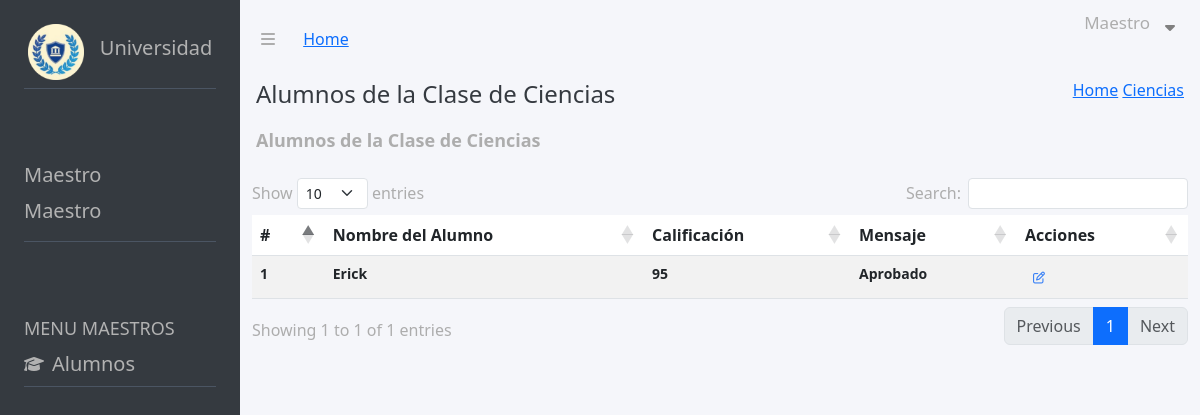
/views_Maestro/read_Alumnos.php, run on the app's committed database.
### tables this page shows
CREATE TABLE IF NOT EXISTS `usuarios_datos` (
  `id_ud` int NOT NULL AUTO_INCREMENT,
  `DNI` varchar(20) DEFAULT NULL,
  `Nombre` varchar(100) DEFAULT NULL,
  `Apellido` varchar(100) DEFAULT NULL,
  `Correo` varchar(150) DEFAULT NULL,
  `Contra` varchar(250) DEFAULT NULL,
  `Direccion` varchar(200) DEFAULT NULL,
  `Fecha_Nacimiento` date DEFAULT NULL,
  `Estado` varchar(20) DEFAULT NULL,
  `rol_id` int DEFAULT NULL,
  `materia_id` int DEFAULT NULL,
  PRIMARY KEY (`id_ud`),
  KEY `rol_id` (`rol_id`),
  KEY `fk_materia` (`materia_id`)
);

CREATE TABLE IF NOT EXISTS `maestro_materia` (
  `id_mm` int NOT NULL AUTO_INCREMENT,
  `maestro_id` int DEFAULT NULL,
  `materia_id` int DEFAULT NULL,
  `calificacion` varchar(100) DEFAULT NULL,
  `mensaje` varchar(200) DEFAULT NULL,
  PRIMARY KEY (`id_mm`),
  KEY `maestro_id` (`maestro_id`),
  KEY `materia_id` (`materia_id`)
);

### views_Maestro/read_Alumnos.php (the view, shortened to what this page needs)
<!DOCTYPE html>
<html lang="es">
<head>
    <link rel="stylesheet" href="https://cdnjs.cloudflare.com/ajax/libs/font-awesome/6.4.0/css/all.min.css" />
    <link href="/dist/output.css" rel="stylesheet">
    <link rel="stylesheet" href="https://cdnjs.cloudflare.com/ajax/libs/twitter-bootstrap/5.3.0/css/bootstrap.min.css">
    <link rel="stylesheet" href="https://cdn.datatables.net/1.13.6/css/dataTables.bootstrap5.min.css">
    <link rel="stylesheet" href="/css/style.css">
</head>
<body>
    <main class="flex flex-col md:flex-row h-screen w-full ">
        <section class="flex flex-col w-full md:w-1/5 bg-[#353A40] text-[#B2B2B2]">
            <div class=" p-4 mb-4">
                <div class="flex justify-center items-center border-b border-gray-600 pb-2">
                    <img src="/img/circlelogo.png" alt="Logo" class="w-14 h-14 mr-4">
                    <h2 class="text-xl">Universidad</h2>
                </div>
            </div>
            <div class="p-4 mb-4">
                <div class="flex flex-col border-b border-gray-600 pb-2">
                    <h2 class="text-xl">Maestro</h2>
                    <h2 class="text-xl">Maestro</h2>
                </div>
            </div>
            <div class="p-4 mb-4 flex flex-col ">
                <h2 class="text-lg">MENU MAESTROS</h2>
                <div class="flex flex-row items-center border-b border-gray-600 pb-2 cursor-pointer hover:bg-gray-100">
                    <span class="cursor-pointer"><i class="fa-solid fa-graduation-cap mr-2"></i></span>
                    <form action="/views_Maestro/read_Alumnos.php" method="post">
                        <button class="text-xl">Alumnos</button>
                    </form>
                </div>
            </div>
        </section>
        <section class="w-full md:w-4/5 h-auto bg-[#F5F6FA] text-[#ADADAD] ">
            <nav>
                <div id="isologotipo" class="">
                    <span class="pl-4 pr-4 mr-2 cursor-pointer"><i class="fa-solid fa-bars"></i></span>
                    <a href="/views_Maestro/maestro.php">Home</a>
                </div>
                <ul>
                    <div id="toggleContainer">
                        <p>Maestro</p>
                        <div id="toggleIcons">
                            <i class="fa-solid fa-sort-down"></i>
                        </div>
                    </div>
                </ul>
            </nav>
            <div class="pl-4  w-full h-auto flex ">
                <div class="pr-4flex-grow flex items-center">
                    <button class="text-[#353A40] text-2xl cursor-pointer">Alumnos de la Clase de Ciencias</button>
                </div>
                <div class="pl-4 pr-4 ml-auto">
                    <a href="/views_Maestro/maestro.php" class="underline hover:no-underline">Home</a>
                    <a href="/views_Admin/maestro_crud.php" class="underline hover:no-underline">Ciencias</a>
                </div>
            </div>
            <div class="p-3 flex justify-between items-center">
                <h2 class="text-lg font-semibold">Alumnos de la Clase de Ciencias</h2>
            </div>
            <div class="container">
                <div class="table-responsive">
                    <table id="example" class="table table-striped">
                        <thead>
                            <tr>
                                <th class="py-2">#</th>
                                <th class="py-2">Nombre del Alumno</th>
                                <th class="py-2">Calificación</th>
                                <th class="py-2">Mensaje</th>
                                <th class="py-2">Acciones</th>
                            </tr>
                        </thead>
                        <tbody>
                            <?php
                            require_once($_SERVER["DOCUMENT_ROOT"] . "/handle_db/connection.php");
                            $query = "SELECT *
                            FROM usuarios_datos
                            INNER JOIN roles ON usuarios_datos.rol_id = roles.id_rol
                            INNER JOIN maestro_materia ON maestro_materia.maestro_id = usuarios_datos.id_ud
                            INNER JOIN materias ON maestro_materia.materia_id = materias.id_materia
                            WHERE usuarios_datos.rol_id = 3";
                            $stmt = $pdo->query($query);
                            if ($stmt) {
                                $rowNumber = 1;
                                while ($row = $stmt->fetch(PDO::FETCH_ASSOC)) {
                            ?>
                                    <tr>
                                        <th class="text-sm text-gray-500">
                                            <?= $rowNumber ?>
                                        </th>
                                        <th class="text-sm text-gray-500">
                                            <?= $row["Nombre"] ?>
                                        </th>
                                        <th class="text-sm text-gray-500">
                                            <?= $row["calificacion"] ?>
                                        </th>
                                        <th class="text-sm text-gray-500">
                                            <?= $row["mensaje"] ?>
                                        </th>
                                        <th>
                                            <a href="/views_Maestro/edit_notes.php?id=<?= $row['id_mm'] ?>">
                                                <button class="text-gray-600 font-bold py-1 px-2 rounded text-xs">
                                                    <i class="far fa-pen-to-square text-blue-500 hover:text-blue-600"></i>
                                                </button>
                                            </a>
                                        </th>
                                    </tr>
                            <?php
                                    $rowNumber++;
                                }
                            } else {
                                echo "Error en la consulta.";
                            }
                            ?>
                        </tbody>
                    </table>
                </div>
            </div>
        </section>
    </main>
</body>
</html>

### css/style.css (style rules this page uses)
nav { display: flex; justify-content: space-between; align-items: center; padding-left: 5px; padding-right: 5px; }
#toggleContainer { display: flex; align-items: center; padding: 10px; gap: 5px; }
#toggleContainer p { font-size: 17px; }
#toggleIcons { display: flex; justify-content: center; text-align: center; flex-direction: column; align-items: center; }
#toggleIcons i { color: gray; width: 30px; height: 30px; }

### data on the page
usuarios_datos: Nombre "Erick", maestro_materia.calificacion "95", maestro_materia.mensaje "Aprobado"
